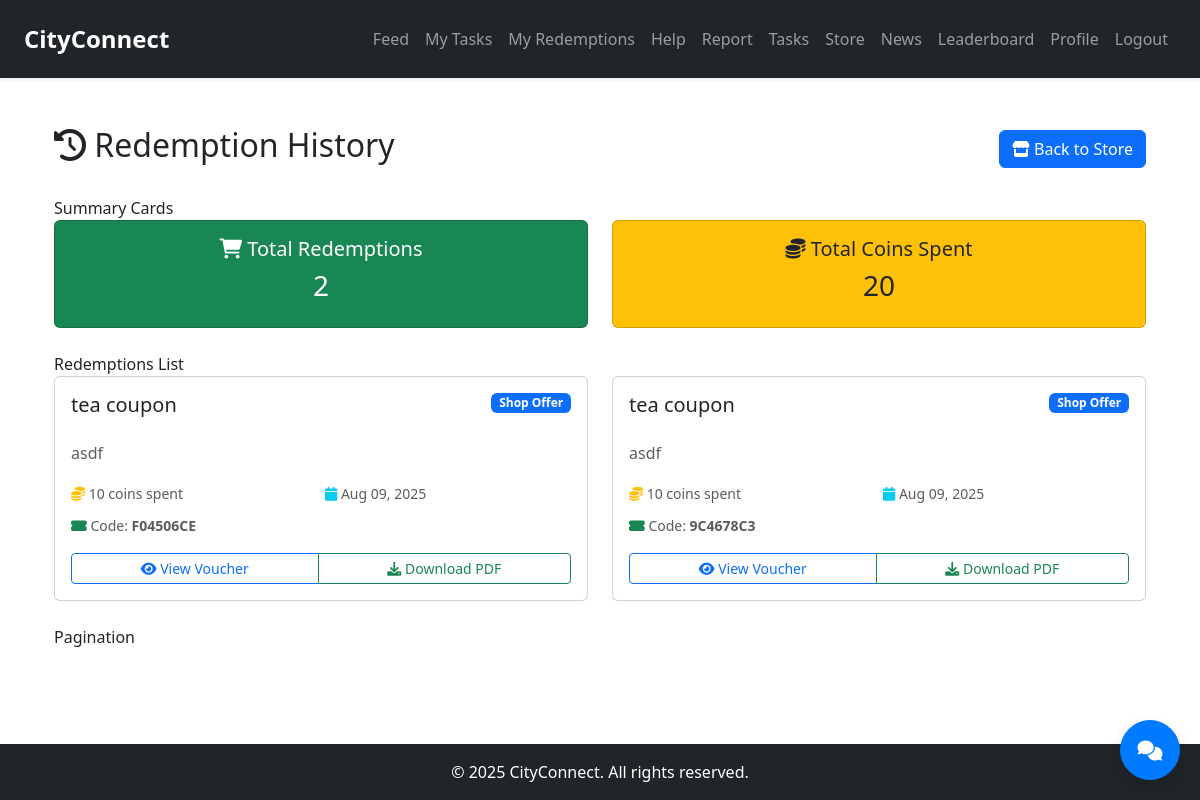
The page /store/history/ (signed in) on the database as committed earlier.
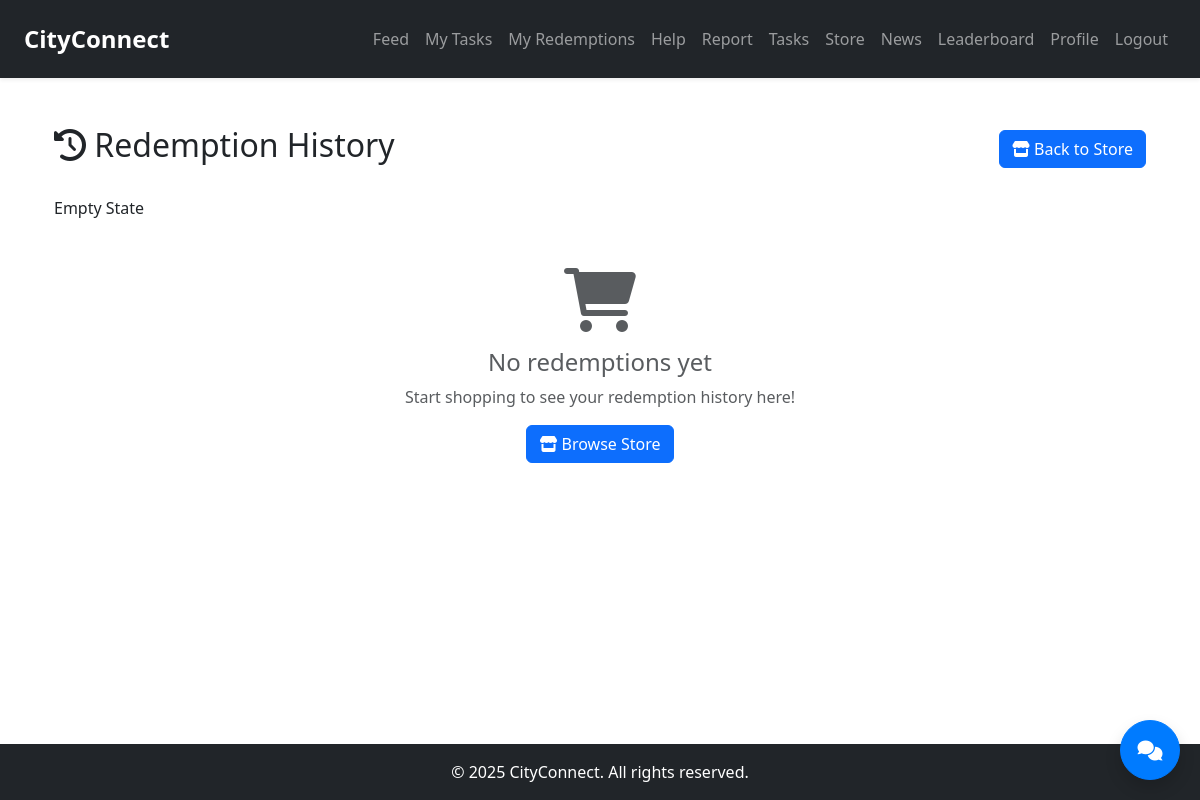
The same page on the database as committed later.
### store/models.py (models this page shows, shortened)
class Redemption(models.Model):
    STATUS_CHOICES = [
        ('pending', 'Pending'),
        ('completed', 'Completed'),
        ('cancelled', 'Cancelled'),
    ]
    user = models.ForeignKey(User, on_delete=models.CASCADE, related_name="redemptions")
    offer = models.ForeignKey(StoreOffer, on_delete=models.CASCADE, related_name="redemptions")
    coins_spent = models.PositiveIntegerField()
    redeemed_at = models.DateTimeField(auto_now_add=True)
    voucher_code = models.CharField(max_length=20, unique=True, blank=True)
    status = models.CharField(max_length=20, choices=STATUS_CHOICES, default='completed')
    class Meta:
        ordering = ['-redeemed_at']

class StoreOffer(models.Model):
    OFFER_TYPE_CHOICES = [
        ('shop_offer', 'Shop Offer'),
        ('donor_gift', 'Donor Gift'),
        ('event_ticket', 'Event Ticket'),
        ('eco_reward', 'Eco Reward'),
    ]
    name = models.CharField(max_length=255)
    description = models.TextField()
    image = models.ImageField(upload_to='store_offers/', blank=True, null=True)
    coins_required = models.PositiveIntegerField()
    offer_type = models.CharField(max_length=20, choices=OFFER_TYPE_CHOICES)
    location_name = models.CharField(max_length=255)
    location_map_url = models.URLField(blank=True, null=True)
    stock = models.PositiveIntegerField(default=0)
    start_date = models.DateField()
    end_date = models.DateField()
    added_by = models.ForeignKey(User, on_delete=models.CASCADE, related_name="offers_added")
    is_active = models.BooleanField(default=True)
    created_at = models.DateTimeField(auto_now_add=True)
    class Meta:
        ordering = ['-created_at']

### store/views.py (the view)
# urls.py: path('history/', views.redemption_history, name='redemption_history'),
@login_required
def redemption_history(request):
    try:
        redemptions = Redemption.objects.filter(user=request.user).select_related('offer')
        paginator = Paginator(redemptions, 10)
        page_number = request.GET.get('page')
        page_obj = paginator.get_page(page_number)
        total_spent = sum(r.coins_spent for r in redemptions)
        context = {
            'redemptions': page_obj,
            'total_spent': total_spent,
            'total_redemptions': redemptions.count()
        }
        return render(request, 'store/redemption_history.html', context)
    except Exception as e:
        logger.error(f"Error in redemption_history: {str(e)}")
        messages.error(request, "Error loading redemption history.")
        return render(request, 'store/redemption_history.html', {'redemptions': []})

### core/context_processors.py (called while the page is built)
def notification_counts(request):
    if request.user.is_authenticated:
        pending_tasks = Task.objects.filter(user=request.user, is_verified=False).count()
    else:
        pending_tasks = 0
    return {
        'pending_tasks': pending_tasks,
        'pending_redemptions': 0, # Removed from core context, handled by store app
    }

### store/templates/store/redemption_history.html (shortened to what the changed rows need)
{% extends 'core/base.html' %}
{% load static %}
{% block content %}
<div class="container mt-4">
    <div class="row">
        <div class="col-12">
            <div class="d-flex justify-content-between align-items-center mb-4">
                <h2><i class="fas fa-history"></i> Redemption History</h2>
            </div>
            {% if redemptions %}
                 Summary Cards
                <div class="row mb-4">
                    <div class="col-md-6">
                        <div class="card bg-success text-white">
                            <div class="card-body text-center">
                                <h5><i class="fas fa-shopping-cart"></i> Total Redemptions</h5>
                                <h3>{{ total_redemptions }}</h3>
                            </div>
                        </div>
                    </div>
                    <div class="col-md-6">
                        <div class="card bg-warning text-dark">
                            <div class="card-body text-center">
                                <h5><i class="fas fa-coins"></i> Total Coins Spent</h5>
                                <h3>{{ total_spent }}</h3>
                            </div>
                        </div>
                    </div>
                </div>
                 Redemptions List
                <div class="row">
                    {% for redemption in redemptions %}
                        <div class="col-lg-6 mb-4">
                            <div class="card">
                                <div class="card-body">
                                    <div class="d-flex justify-content-between align-items-start mb-3">
                                        <h5 class="card-title">{{ redemption.offer.name }}</h5>
                                        {% if redemption.offer.offer_type == 'shop_offer' %}
                                            <span class="badge bg-primary">Shop Offer</span>
                                        {% elif redemption.offer.offer_type == 'donor_gift' %}
                                            <span class="badge bg-success">Donor Gift</span>
                                        {% elif redemption.offer.offer_type == 'event_ticket' %}
                                            <span class="badge bg-info">Event Ticket</span>
                                        {% else %}
                                            <span class="badge bg-warning">Eco Reward</span>
                                        {% endif %}
                                    </div>
                                    <p class="card-text text-muted">{{ redemption.offer.description|truncatewords:15 }}</p>
                                    <div class="row g-2 mb-3">
                                        <div class="col-6">
                                            <small class="text-muted">
                                                <i class="fas fa-coins text-warning"></i>
                                                {{ redemption.coins_spent }} coins spent
                                            </small>
                                        </div>
                                        <div class="col-6">
                                            <small class="text-muted">
                                                <i class="fas fa-calendar text-info"></i>
                                                {{ redemption.redeemed_at|date:"M d, Y" }}
                                            </small>
                                        </div>
                                        <div class="col-12">
                                            <small class="text-muted">
                                                <i class="fas fa-ticket-alt text-success"></i>
                                                Code: <strong>{{ redemption.voucher_code }}</strong>
                                            </small>
                                        </div>
                                    </div>
                                    <div class="btn-group w-100" role="group">
                                        <a href="{% url 'redemption_voucher' redemption.id %}" class="btn btn-outline-primary btn-sm">
                                            <i class="fas fa-eye"></i> View Voucher
                                        </a>
                                        <a href="{% url 'download_voucher_pdf' redemption.id %}" class="btn btn-outline-success btn-sm">
                                            <i class="fas fa-download"></i> Download PDF
                                        </a>
                                    </div>
                                </div>
                            </div>
                        </div>
                    {% endfor %}
                </div>
                 Pagination
            {% else %}
                 Empty State
                <div class="text-center py-5">
                    <i class="fas fa-shopping-cart fa-4x text-muted mb-3"></i>
                    <h4 class="text-muted">No redemptions yet</h4>
                    <p class="text-muted">Start shopping to see your redemption history here!</p>
                    <a href="{% url 'store_view' %}" class="btn btn-primary">
                        <i class="fas fa-store"></i> Browse Store
                    </a>
                </div>
            {% endif %}
        </div>
    </div>
</div>
{% endblock %}

Rows that differ between the two databases and show on the page:
no longer on this page (row edited): Redemption: offer.name "tea coupon", shows "Shop Offer", offer.description "asdf", coins_spent "10", redeemed_at "Aug 09, 2025", voucher_code "F04506CE"
no longer on this page (row edited): Redemption: offer.name "tea coupon", shows "Shop Offer", offer.description "asdf", coins_spent "10", redeemed_at "Aug 09, 2025", voucher_code "9C4678C3"
Other text that changed with them:
{{ total_redemptions }}: "2" → (not shown)
{{ total_spent }}: "20" → (not shown)
text no longer shown: "Summary Cards Total Redemptions Total Coins Spent Redemptions List Pagination"
text now shown: "Empty State No redemptions yet Start shopping to see your redemption history here! Browse Store"
